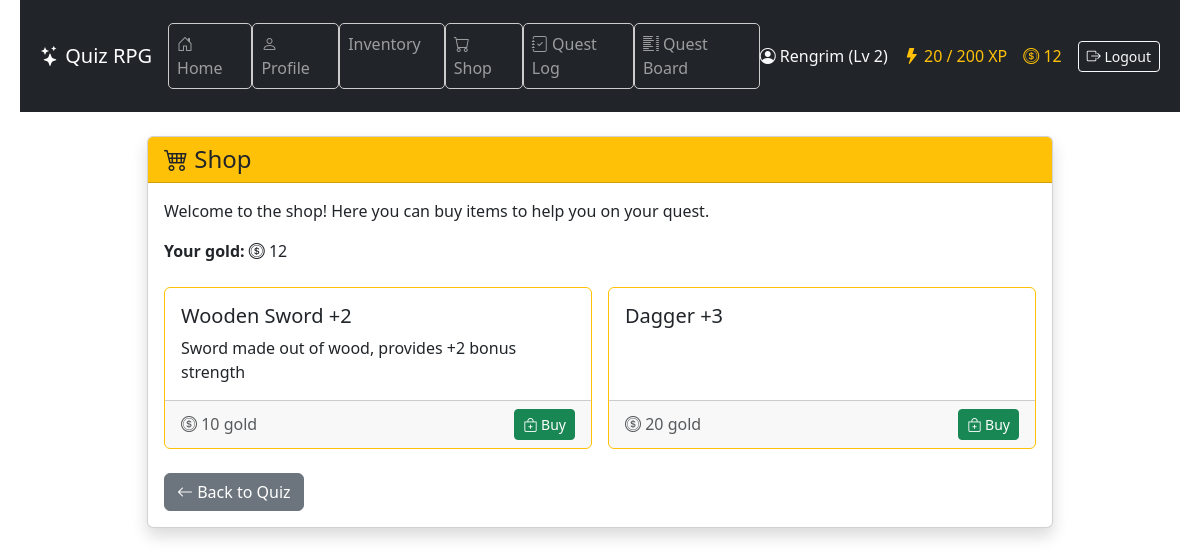
/shop/ (signed in), run on the app's committed database.
### game/models.py (models this page shows, shortened)
class Character(models.Model):
    CLASS_CHOICES = [
        ("warrior", "Warrior"),
        ("mage", "Mage"),
        ("rogue", "Rogue"),
    ]
    user = models.OneToOneField(User, on_delete=models.CASCADE)
    name = models.CharField(max_length=100)
    character_class = models.CharField(
        max_length=20, choices=CLASS_CHOICES, default="warrior"
    )
    level = models.IntegerField(default=1)
    experience = models.IntegerField(default=0)
    experience_to_next_level = models.PositiveIntegerField(default=100)
    hp = models.PositiveIntegerField(default=100)
    max_hp = models.PositiveIntegerField(default=100)
    hp_from_levels = models.PositiveIntegerField(default=0)
    mana = models.PositiveIntegerField(default=50)
    max_mana = models.PositiveIntegerField(default=50)
    mana_from_levels = models.PositiveIntegerField(default=0)
    stamina = models.PositiveIntegerField(default=50)
    max_stamina = models.PositiveIntegerField(default=50)
    armor = models.PositiveIntegerField(default=0)
    damage_reduction = models.FloatField(default=0.0)
    physical_min_damage = models.PositiveIntegerField(default=1)
    physical_max_damage = models.PositiveIntegerField(default=3)
    spell_power = models.PositiveIntegerField(default=0)
    hp_regeneration = models.PositiveIntegerField(default=0)
    mana_regeneration = models.PositiveIntegerField(default=0)
    stamina_regeneration = models.PositiveIntegerField(default=0)
    items = models.ManyToManyField("Item", related_name="characters", blank=True)
    equipped_head = models.ForeignKey(
        "Item",
        null=True,
        blank=True,
        related_name="equipped_on_head",
        on_delete=models.SET_NULL,
    )
    equipped_body = models.ForeignKey(
        "Item",
        null=True,
        blank=True,
        related_name="equipped_on_body",
        on_delete=models.SET_NULL,
    )
    equipped_legs = models.ForeignKey(
        "Item",
        null=True,
        blank=True,
        related_name="equipped_on_legs",
        on_delete=models.SET_NULL,
    )
    equipped_feet = models.ForeignKey(
        "Item",
        null=True,
        blank=True,
        related_name="equipped_on_feet",
        on_delete=models.SET_NULL,
    )
    equipped_hand_right = models.ForeignKey(
        "Item",
        null=True,
        blank=True,
        related_name="equipped_on_hand_right",
        on_delete=models.SET_NULL,
    )
    equipped_hand_left = models.ForeignKey(
        "Item",
        null=True,
        blank=True,
        related_name="equipped_on_hand_left",
        on_delete=models.SET_NULL,
    )
    strength = models.IntegerField(default=5)
    intelligence = models.IntegerField(default=5)
    dexterity = models.IntegerField(default=5)
    vitality = models.IntegerField(default=5)
    luck = models.IntegerField(default=5)
    stat_points = models.IntegerField(default=0)
    gold = models.IntegerField(default=0)
    class XpReward(TypedDict):
        total: int
        base: int
        strength_bonus: int
        intelligence_bonus: int
        double: bool

class Item(models.Model):
    SLOT_CHOICES = [
        ("head", "Head"),
        ("body", "Body"),
        ("legs", "Legs"),
        ("feet", "Feet"),
        ("hand_right", "Right Hand"),
        ("hand_left", "Left Hand"),
    ]
    name = models.CharField(max_length=100)
    description = models.TextField(blank=True, null=True)
    price = models.IntegerField(null=True, blank=True)
    is_available_in_shop = models.BooleanField(default=False)
    slot = models.CharField(
        max_length=20,
        choices=SLOT_CHOICES,
        default="hand_right",
    )
    effect_strength = models.IntegerField(default=0)
    effect_intelligence = models.IntegerField(default=0)
    effect_dexterity = models.IntegerField(default=0)
    effect_vitality = models.IntegerField(default=0)
    effect_luck = models.IntegerField(default=0)
    min_damage = models.PositiveIntegerField(default=0)
    max_damage = models.PositiveIntegerField(default=0)
    armor = models.PositiveIntegerField(default=0)
    spell_power = models.PositiveIntegerField(default=0)
    hp_bonus = models.IntegerField(default=0)
    mana_bonus = models.IntegerField(default=0)
    stamina_bonus = models.IntegerField(default=0)
    required_class = models.CharField(
        max_length=20,
        choices=Character.CLASS_CHOICES,
        null=True,
        blank=True,
        help_text="If set, only characters of this class can equip the item.",
    )

### game/views.py (the view)
# urls.py: path("shop/", views.shop_view, name="shop"),
@character_required
def shop_view(request):
    character = Character.objects.get(user=request.user)
    items = Item.objects.filter(is_available_in_shop=True)
    return render(
        request,
        "game/shop.html",
        {
            "items": items,
            "character": character,
        },
    )

### game/context_processors.py (called while the page is built)
def character_context(request):
    if request.user.is_authenticated:
        try:
            character = Character.objects.get(user=request.user)
            return {"character": character}
        except Character.DoesNotExist:
            return {}
    return {}

### game/templates/game/shop.html (shortened to what this page needs)
{% extends "game/base.html" %}
{% block content %}
<div class="container my-4">
  <div class="row justify-content-center">
    <div class="col-md-10">
      <div class="card shadow">
        <div class="card-header bg-warning text-dark">
          <h4 class="mb-0">
            <i class="bi bi-cart4"></i> Shop
          </h4>
        </div>
        <div class="card-body">
          <p class="mb-3">
            Welcome to the shop! Here you can buy items to help you on your quest.
          </p>
          <p class="mb-4">
            <strong>Your gold:</strong> <i class="bi bi-coin"></i> {{ character.gold }}
          </p>
          {% if items %}
          <div class="row row-cols-1 row-cols-md-2 g-3">
            {% for item in items %}
            <div class="col">
              <div class="card h-100 border border-warning">
                <div class="card-body">
                  <h5 class="card-title">{{ item.name }}</h5>
                  <p class="card-text">{{ item.description }}</p>
                </div>
                <div class="card-footer d-flex justify-content-between align-items-center">
                  <span class="text-muted"><i class="bi bi-coin"></i> {{ item.price }} gold</span>
                  <a href="{% url 'buy_item' item.id %}" class="btn btn-sm btn-success">
                    <i class="bi bi-bag-plus"></i> Buy
                  </a>
                </div>
              </div>
            </div>
            {% endfor %}
          </div>
          {% else %}
          <div class="alert alert-info mt-3">
            No items available in the shop.
          </div>
          {% endif %}
          <a href="{% url 'quiz' %}" class="btn btn-secondary mt-4">
            <i class="bi bi-arrow-left"></i> Back to Quiz
          </a>
        </div>
      </div>
    </div>
  </div>
</div>
{% endblock %}

### game/templates/game/base.html (shortened to what this page needs)
{% load static %}
<!DOCTYPE html>
<html lang="en">
  <head>
    <link rel="stylesheet" type="text/css" href="{% static 'game/style.css' %}" />
    <link href="https://cdn.jsdelivr.net/npm/bootstrap@5.3.3/dist/css/bootstrap.min.css" rel="stylesheet" />
    <link href="https://cdn.jsdelivr.net/npm/bootstrap-icons@1.11.3/font/bootstrap-icons.css" rel="stylesheet" />
  </head>
  <body>
    <header class="bg-dark text-white">
      <nav class="navbar navbar-expand-lg navbar-dark container">
        <a class="navbar-brand" href="{% url 'home' %}">
          <i class="bi bi-stars"></i> Quiz RPG
        </a>
        <div class="collapse navbar-collapse justify-content-between" id="navbarNav">
          <ul class="navbar-nav me-auto mb-2 mb-lg-0">
            <li class="nav-item"><a class="nav-link" href="{% url 'home' %}"><i class="bi bi-house-door"></i> Home</a></li>
            <li class="nav-item"><a class="nav-link" href="{% url 'profile' %}"><i class="bi bi-person"></i> Profile</a></li>
            <li class="nav-item"><a class="nav-link" href="{% url 'inventory' %}"> Inventory</a></li>
            <li class="nav-item"><a class="nav-link" href="{% url 'shop' %}"><i class="bi bi-cart"></i> Shop</a></li>
            <li class="nav-item"><a class="nav-link" href="{% url 'quest_log' %}"><i class="bi bi-journal-check"></i> Quest Log</a></li>
            <li class="nav-item"><a class="nav-link" href="{% url 'quest_list' %}"><i class="bi bi-list-columns"></i> Quest Board</a></li>
          </ul>
          <div class="d-flex align-items-center gap-3 text-nowrap">
            {% if user.is_authenticated %}
              {% if character %}
                <span class="text-light"><i class="bi bi-person-circle"></i> {{ character.name }} (Lv {{ character.level }})</span>
                <span class="text-warning"><i class="bi bi-lightning-fill"></i> {{ character.experience }} / {{ character.level|add:"0" }}00 XP</span>
                <span class="text-warning"><i class="bi bi-coin"></i> {{ character.gold }}</span>
              {% else %}
                <span class="text-light"><i class="bi bi-person-circle"></i> {{ user.username }}</span>
              {% endif %}
              <form method="post" action="{% url 'logout' %}" class="d-inline">
                <button type="submit" class="btn btn-outline-light btn-sm">
                  <i class="bi bi-box-arrow-right"></i> Logout
                </button>
              </form>
            {% else %}
              <a href="{% url 'login' %}" class="btn btn-outline-light btn-sm"><i class="bi bi-box-arrow-in-right"></i> Login</a>
              <a href="{% url 'register' %}" class="btn btn-outline-light btn-sm"><i class="bi bi-person-plus"></i> Register</a>
            {% endif %}
          </div>
        </div>
      </nav>
    </header>
    <main class="container mb-5">
      {% block content %}{% endblock %}
    </main>
  </body>
</html>

### game/static/game/style.css (style rules this page uses)
body { font-family: "Segoe UI", sans-serif; background-color: #f4f4f4; color: #333; margin: 0; padding: 0 20px; }
header { background-color: #222; color: white; padding: 15px 20px; display: flex; flex-direction: column; align-items: flex-start; }
nav a { color: #ddd; text-decoration: none; margin-right: 15px; }
nav li { background: none !important; width: auto !important; height: auto !important; padding: 0 !important; margin: 0 !important; display: list-item; }
button { background-color: #4CAF50; color: white; border: none; padding: 8px 16px; margin-top: 5px; cursor: pointer; border-radius: 4px; }
ul { list-style: none; padding-left: 0; }
li { background-color: white; border: 1px solid #ccc; margin: 5px 0; padding: 10px; border-radius: 5px; }

### data on the page
Character: name "Rengrim", level "2", experience "20", level|add "2", gold "12"
Item: name "Wooden Sword +2", description "Sword made out of wood, provides +2 bonus strength", price "10"
Item: name "Dagger +3", price "20"
